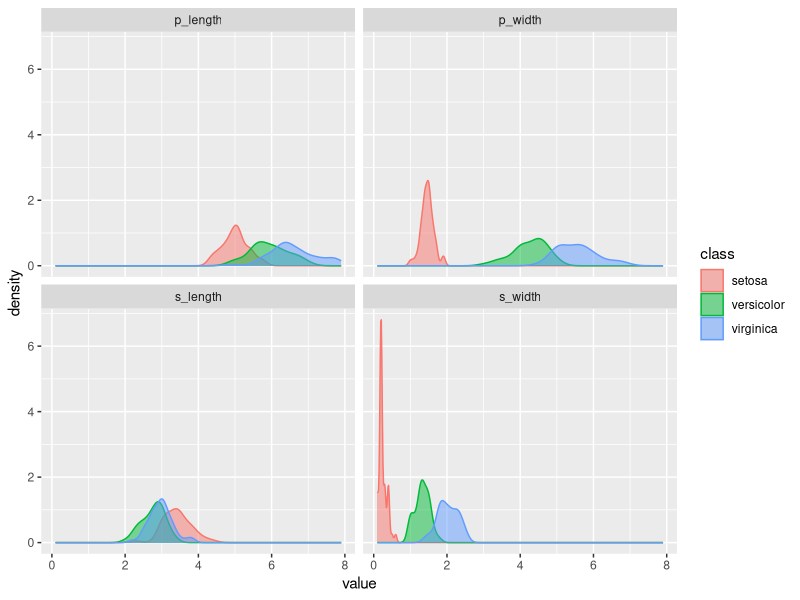

Recreate this plot in R. (Note: this script raises an error after producing the figure.)
## ---- chunk 1
# Load packages
suppressPackageStartupMessages({
  library(tidyverse)
  library(testthat) # for unit tests
  library(assertthat)}) # for function tests
# Load dataset
read_csv("data/iris.csv") %>% 
  # Rename to better variable names
  rename(p_length = X1, 
         s_length = X2, 
         p_width = X3, 
         s_width = X4, 
         class = X5) %>% 
  # Remove `Iris-` from class
  mutate(
    class = recode(class, 
                   "Iris-setosa" = "setosa", 
                   "Iris-versicolor"= "versicolor", 
                   "Iris-virginica" = "virginica")) -> iris.dt
## ---- chunk 2
# View dataset
iris.dt
## ---- chunk 3
# Distribution of the class/target over the variable
gather(iris.dt, key = "measure", value = "value", -class) %>% 
  ggplot(aes(value)) + 
  geom_density(aes(fill = class, 
                   color = class), 
               alpha = 0.5, 
               position = "identity") + 
  facet_wrap(~ measure)
## ---- chunk 4
context("Features are normally distributed")

test_that("Petal lengths are normally distributed", {
  filter(iris.dt, class == "setosa")[["p_length"]] %>% 
    shapiro.test(.) -> setosa
  filter(iris.dt, class == "versicolor")[["p_length"]] %>% 
    shapiro.test(.) -> versicolor
  filter(iris.dt, class == "virginica")[["p_length"]] %>% 
    shapiro.test(.) -> virginica
  expect_gt(setosa$p.value, 0.05)
  expect_gt(versicolor$p.value, 0.05)
  expect_gt(virginica$p.value, 0.05)
})
test_that("Petal widths are normally distributed", {
  filter(iris.dt, class == "setosa")[["p_width"]] %>% 
    shapiro.test(.) -> setosa
  filter(iris.dt, class == "versicolor")[["p_width"]] %>% 
    shapiro.test(.) -> versicolor
  filter(iris.dt, class == "virginica")[["p_width"]] %>% 
    shapiro.test(.) -> virginica
  expect_gt(setosa$p.value, 0.05)
  expect_gt(versicolor$p.value, 0.05)
  expect_gt(virginica$p.value, 0.05)
})
test_that("Sepal lengths are normally distributed", {
  filter(iris.dt, class == "setosa")[["s_length"]] %>% 
    shapiro.test(.) -> setosa
  filter(iris.dt, class == "versicolor")[["s_length"]] %>% 
    shapiro.test(.) -> versicolor
  filter(iris.dt, class == "virginica")[["s_length"]] %>% 
    shapiro.test(.) -> virginica
  expect_gt(setosa$p.value, 0.05)
  expect_gt(versicolor$p.value, 0.05)
  expect_gt(virginica$p.value, 0.05)
})
test_that("Sepal widths are normally distributed", {
  filter(iris.dt, class == "setosa")[["s_width"]] %>% 
    shapiro.test(.) -> setosa
  filter(iris.dt, class == "versicolor")[["s_width"]] %>% 
    shapiro.test(.) -> versicolor
  filter(iris.dt, class == "virginica")[["s_width"]] %>% 
    shapiro.test(.) -> virginica
  expect_gt(setosa$p.value, 0.05)
  expect_gt(versicolor$p.value, 0.05)
  expect_gt(virginica$p.value, 0.05)
})
## ---- chunk 5
# Distribution of iris classes over s_widths
gather(iris.dt, key = "measure", value = "value", -class) %>% 
  filter(measure == "s_width") %>% 
  ggplot(aes(value)) + 
  geom_density(aes(fill = class, 
                   color = class), 
               alpha = 0.5, 
               position = "identity")
## ---- chunk 6
filter(iris.dt, class %in% c("setosa")) %>% 
  select(s_width) %>% 
  summary
filter(iris.dt, class %in% c("versicolor")) %>% 
  select(s_width) %>% 
  summary
